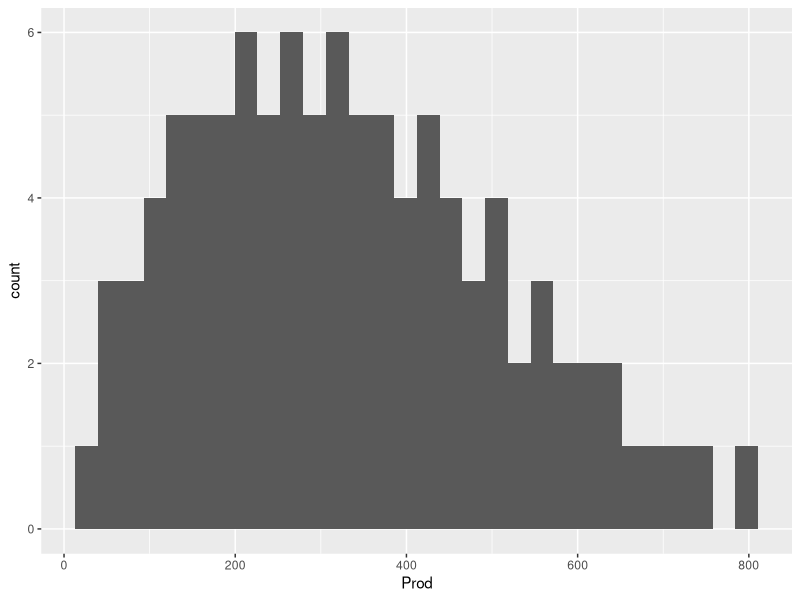
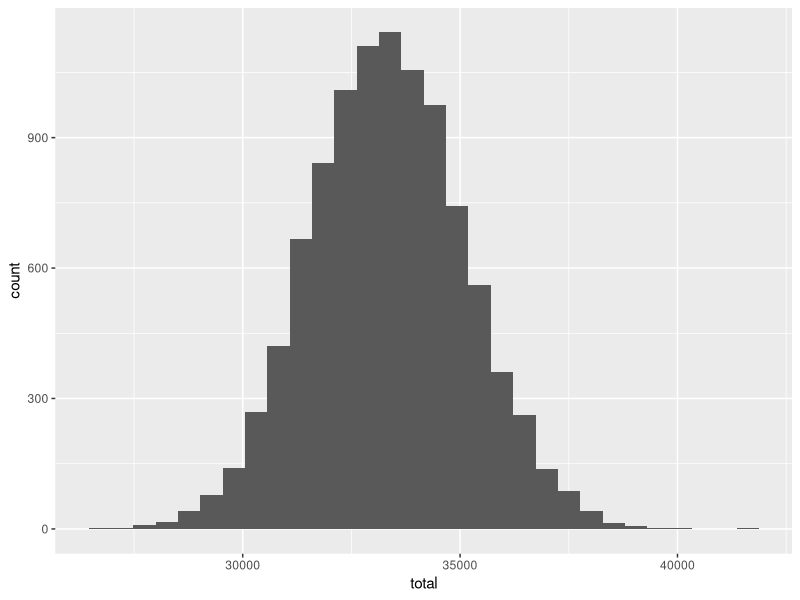
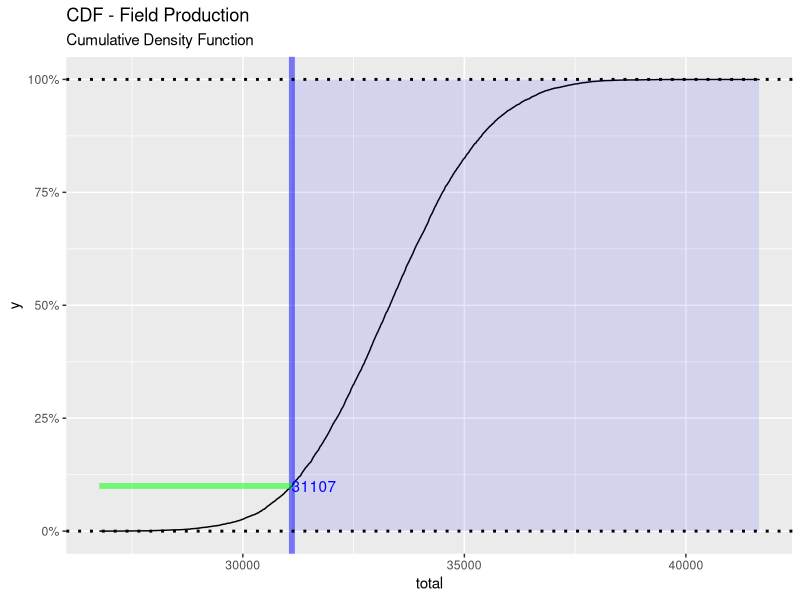
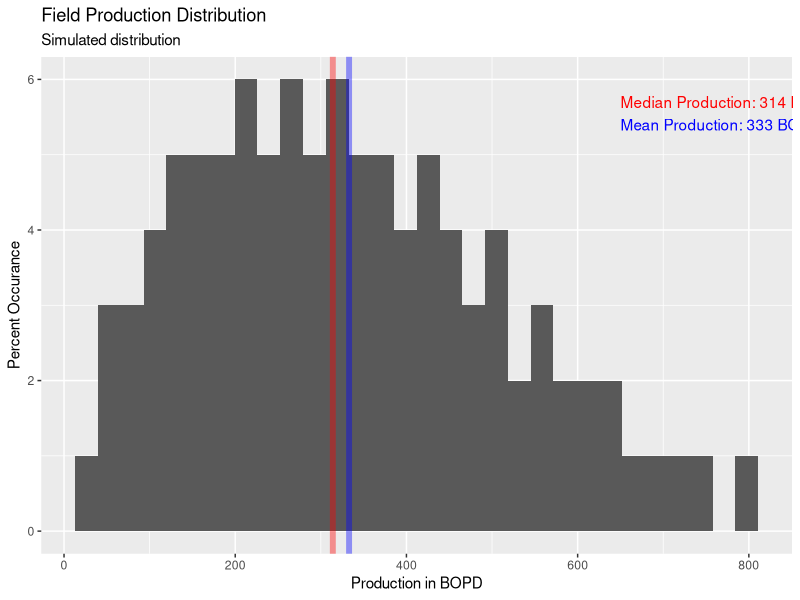

The R source for these figures, in order:
# Title ---------------------------------------------------------------------------------------
# Monte Carlo Oil Production Model
#
# Notes: use beta distribution to create Monte Carlo Simulation to forecast oil production
#
# Inputs: min_prod_well, max_prod_well, shape1, shape2, num_wells
# Outputs: histogram of distribution, CDF, table of percentile results w/ probabilities


# Libraries -----------------------------------------------------------------------------------
library(dplyr)
library(ggplot2)

# Inputs --------------------------------------------------------------------------------------

min_prod_well <- 50       # smallest well production in BOPD
max_prod_well <- 1000     # highest well production in BOPD
shape1 <- 2
shape2 <- 4
num_wells <- 100
runs <- 10000


# MC Simulation -------------------------------------------------------------------------------

sims <- c()
total_prod <- c()
for (i in c(1:runs)) {
      
      beta <- sort(rbeta(num_wells, shape1 = shape1, shape2 = shape2))
      well_prod <- min_prod_well + (beta * max_prod_well - min_prod_well)
      
      if (is.null(sims)) {
            sims <- well_prod
            total_prod <- sum(well_prod)
      } else {
            sims <- sims + well_prod
            total_prod <- append(total_prod, sum(well_prod))
      }
}
sims <- round( sims / runs, 1)
mc <- data.frame(Prod = sims)
ggplot(mc, aes(x = Prod)) + geom_histogram()

prod_df <- data.frame(total = total_prod)
ggplot(prod_df, aes(x = total)) + geom_histogram()

ggplot(prod_df, aes(x = total)) + 
      stat_ecdf(geom = "step", pad = FALSE) +
      geom_vline(xintercept = quantile(total_prod, 0.1), 
                 size = 2, 
                 color = 'blue',
                 alpha = 0.5) +
      annotate("segment",
               x = min(total_prod), xend = quantile(total_prod, 0.1),
               y = 0.1, yend = 0.1,
               size = 2, color = 'green', alpha = 0.5) +
      annotate("text",
               label = round(quantile(total_prod, 0.1), 0),
               x = quantile(total_prod, 0.1) + 500, y = 0.1,
               color = 'blue') +
      annotate("rect",
               xmin = quantile(total_prod, 0.1), xmax = max(total_prod),
               ymin = 0, ymax = 1,
               fill = 'blue', alpha = 0.1) +
      geom_hline(yintercept = c(0,1), size = 1, linetype = "dotted") +
      labs(
            title = "CDF - Field Production",
            subtitle = "Cumulative Density Function"
      ) +
      scale_y_continuous(labels = scales::percent) +
      coord_cartesian(xlim = c(min(total_prod), max(total_prod)))




# Results -------------------------------------------------------------------------------------
summary(mc)

# Median and Mean Production (per well)
med <- round(median(mc$Prod), 0)
avg <- round(mean(mc$Prod), 0)



# Histogram
g <- ggplot(mc, aes(x = Prod, y=100*(..count..)/sum(..count..))) + 
      geom_histogram() +
      labs(
            title = "Field Production Distribution",
            subtitle = "Simulated distribution"
      ) +
      xlab("Production in BOPD") +
      ylab("Percent Occurance") +
      geom_vline(xintercept = med, color = 'red', size = 2, alpha = 0.4) +
      geom_vline(xintercept = avg, color = 'blue', size = 2, alpha = 0.4)

# Labels
label_med <- paste0("Median Production: ", med, " BOPD")
label_avg <- paste0("Mean Production: ", avg, " BOPD")

y_max <- max(ggplot_build(g)$data[[1]]$ymax)

g + annotate("text",
             label = c(label_med, label_avg),
             x = 650,
             y = c(y_max * 0.95, y_max * 0.9),
             color = c("red", "blue"),
             hjust = 0)

